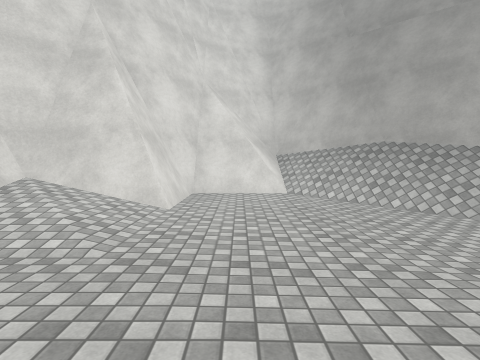
[1] (above)

21 first-person views from a walk through a Unity game level. The camera is 1.4 m above the floor, tilts 4° down and sees 80° across. The floor is counted in squares, 2 m on a side. Each view is taken from the middle of a square. On the plan, view 1 faces up. The plan holds only what a view shows up to about 10 squares ahead; the rest is blank. The place goes on beyond the plan. Surface patterns are stand-ins for the level's own textures.

[2]
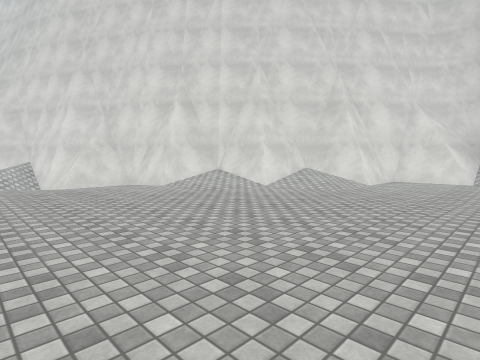

[3]
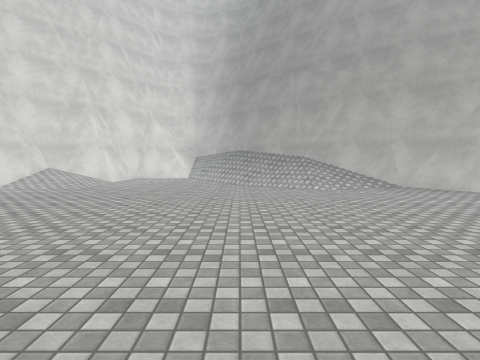

[4]
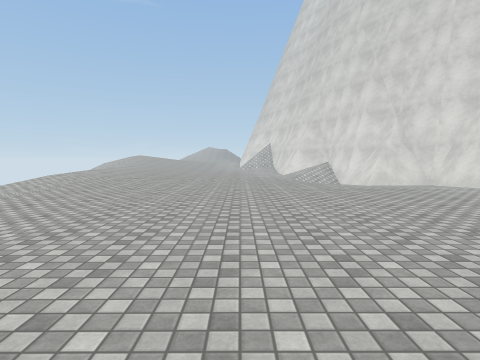

[5]
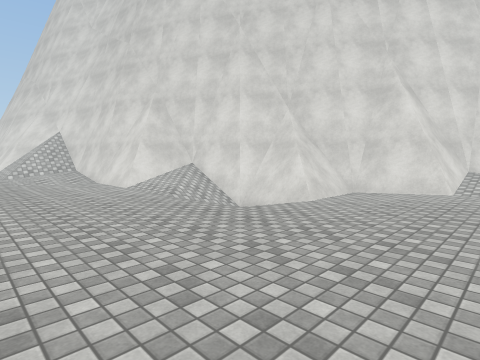

[6]
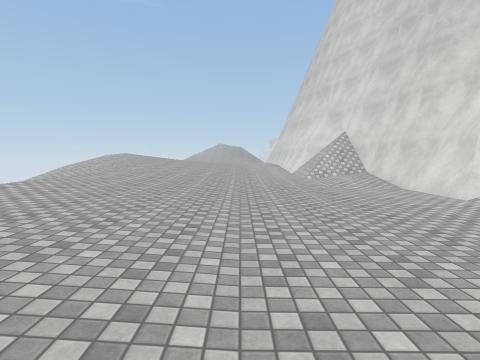

[7]
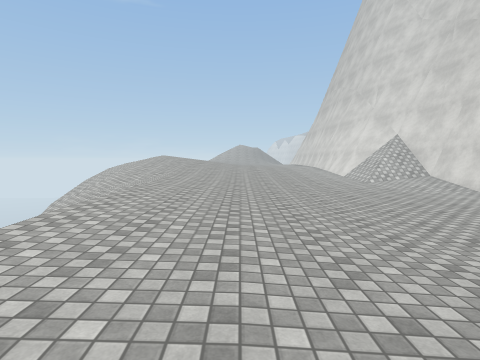

[8]
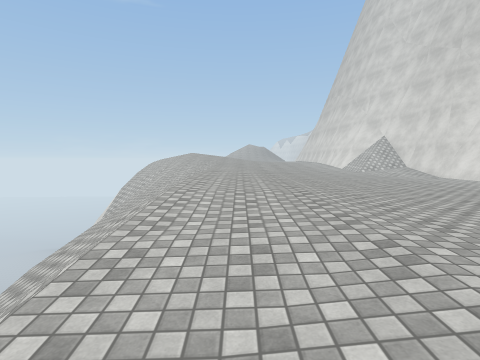

[9]
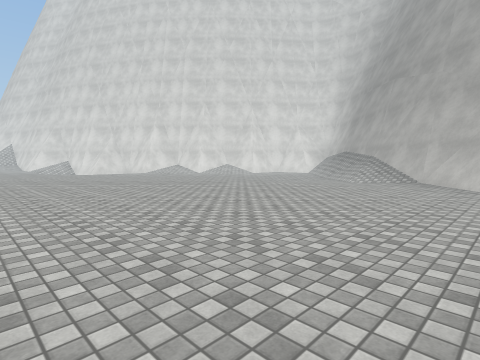

[10]
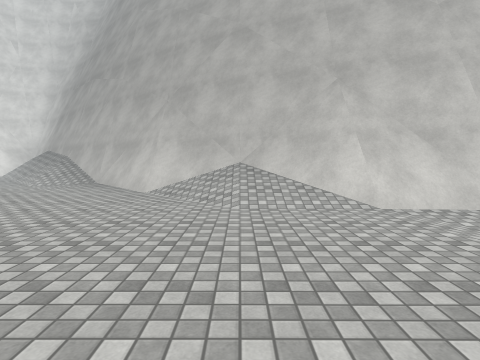

[11]
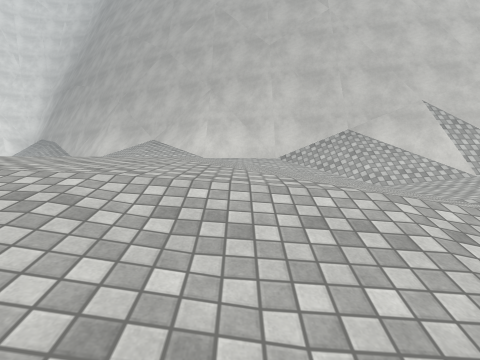

[12]
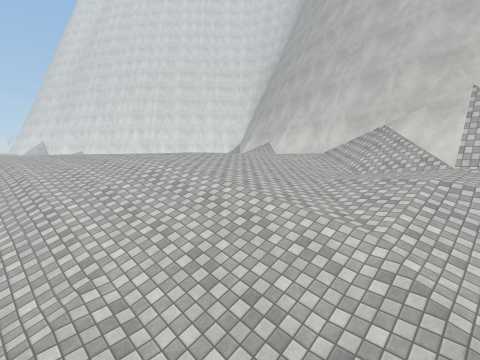

[13]
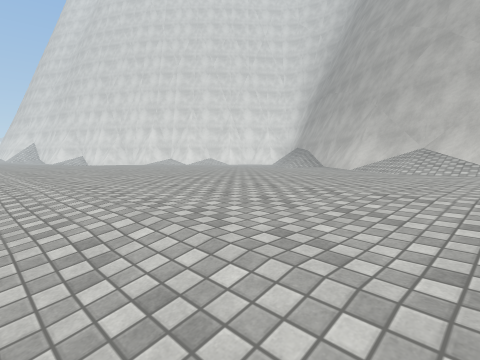

[14]
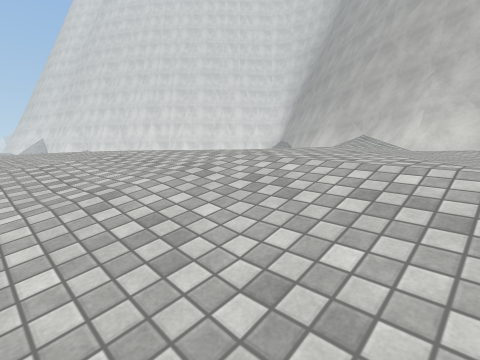

[15]
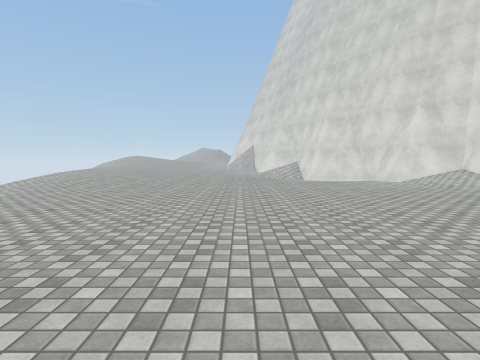

[16]
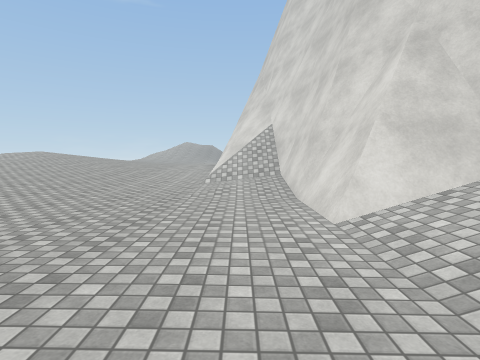

[17]
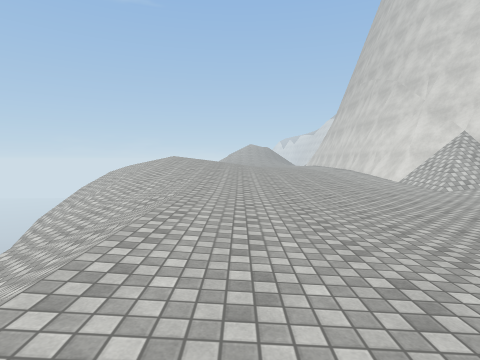

[18]
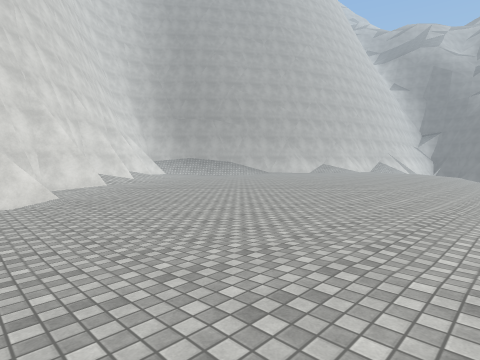

[19]
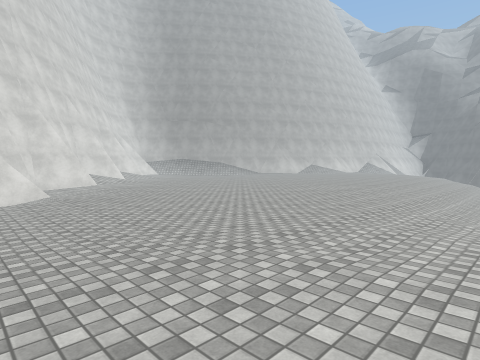

[20]
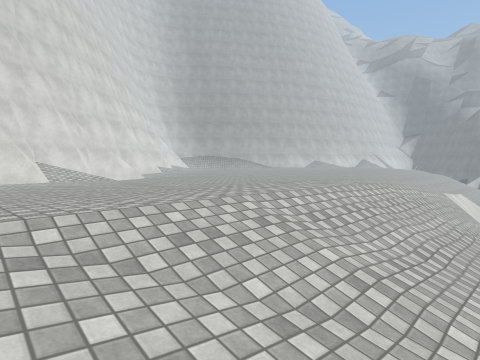

[21]
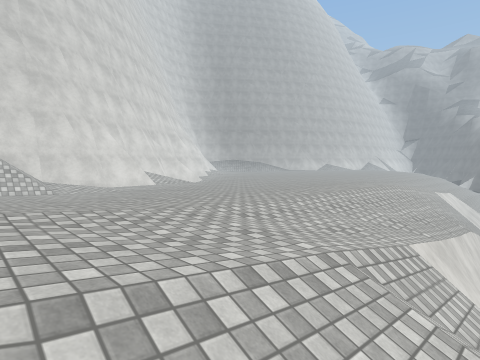

### Floor plan
Key: @ floor where view 1 was taken; # wall or solid block; . main floor; : floor 0.5 m higher than the main floor; - floor 0.5 m lower than the main floor; + floor 0.75 m higher than the main floor; _ floor 0.75 m lower than the main floor; * floor 1.25 m higher than the main floor; < floor 1.25 m lower than the main floor; ( floor 1.5 m lower than the main floor; / step, stairs or slope; = window, fence, low wall or low ledge; v drop or lower ground.
Columns run from 17 left of view 1 to 20 right of it. Each row starts with its distance up from view 1.
  8                  ###
  7                 ##/##
  6                ###//##
  5               ##/..//##
  4              ###/...//##
  3             ##/:.....//##
  2            ###/.........##
  1           ##/:...........###
  0          ###/....@........####
 -1         ##/................//###
 -2      #####/...................########
 -3     ##///-......................-//#/#
 -4 ######/.........................__///
 -5 =//:...........................-__<<_
 -6 ///............................-__<<_/
 -7 :::............................-__<(//
 -8 +:::..........................--//////
 -9 ++::::...............  ..----_////////
-10 ++++:::::::.........-    -_//////////
-11 ++++++:::::....--////          ///// /
-12 **+++++++:///////
-13 *++::////////////
-14 /////////////
-15 /////vv
-16 ////

Positions as (right, up) in squares from view 1, and headings:
1: (0, 0), facing up
2: (2, -4), facing up-left
3: (3, -5), facing up
4: (2, -6), facing left
5: (-4, -7), facing up-left
6: (-6, -8), facing left
7: (-6, -10), facing left
8: (-3, -11), facing left
9: (9, -7), facing up-left
10: (11, -6), facing up
11: (14, -10), facing up
12: (20, -11), facing up-left
13: (13, -9), facing up-left
14: (15, -10), facing up-left
15: (4, -5), facing left
16: (-8, -5), facing left
17: (-8, -11), facing left
18: (-9, -11), facing up-right
19: (-9, -12), facing up-right
20: (-13, -14), facing up-right
21: (-17, -15), facing up-right
